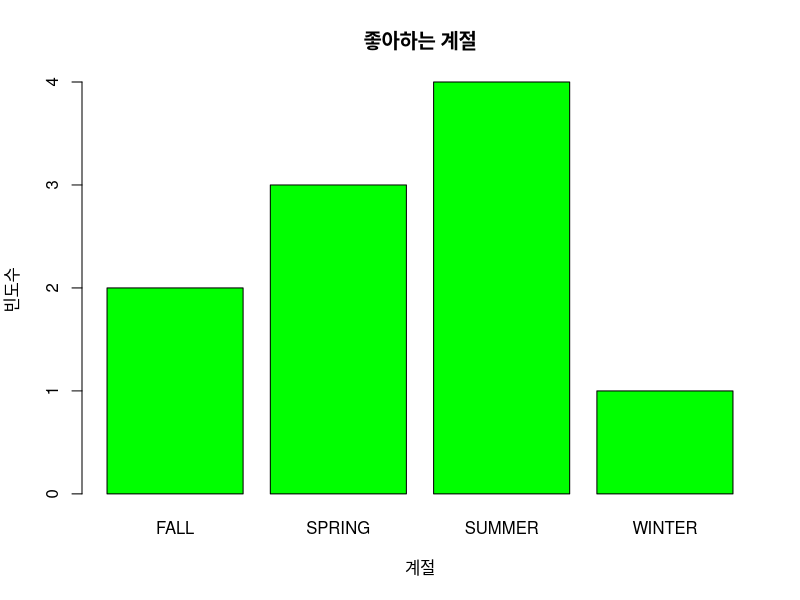

Recreate this plot in R.
favorite <- c('WINTER', 'SUMMER', 'SPRING', 'SUMMER', 'SUMMER',
              'FALL', 'FALL', 'SUMMER', 'SPRING', 'SPRING')
favorite
ds <- table(favorite)
ds
barplot(ds,
        main = '좋아하는 계절',
        col = 'green',
        xlab = '계절',
        ylab = '빈도수')
